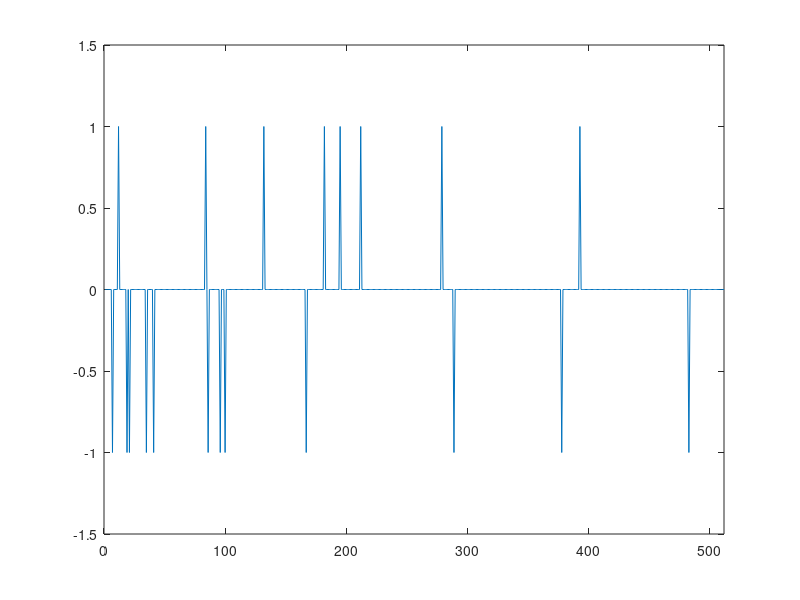

MATLAB code for this plot: (Note: this script raises an error after producing the figure.)
%goal: to create a spike train signal which only has -1 and 1 magnitudes 
%the signal will hvae k nonzero values out of n values 

addpath('spot-1.2\spot-1.2')  
%savepath spot-1.2\spot-1.2

addpath('\new')  
%savepath l1e1_pd


m = 120; 
n = 512; %creating a random permutation of integrers 1 to n; the first k of these will be the indicies of the signal's nonzero values 
k = 20; % k nonzero values our of n values 

p = randperm(n);

x0 = zeros(n,1); % initialize as the column vectore of n zeros 
%set the designated nonzero values to be randomly 1 or -1 
x0(p(1:k)) = sign(randn(k, 1))

%plot the resulting signal - Part a - creating a spare vector of 512 random
%sensory values
figure(1); 
plot(1:n, x0); 
axis([0 512 -1.5 1.5])


%%%% - uncomment after this
m = 120;
%we sample the signal using matrix A

A = opGaussian(m, n)
%inputData = rand(120, 512)
%A = random('normal', 0, 1, size(inputData))
%A = Gaussian(120, 512)
%rows: 120; 
%complex: no; 
%cols: 512
%type is gaussin

%new vector b has m entries 
% we add some random noise 
b = A*x0 + 0.005 * randn(m,1); 

figure(); 
plot(1: m,b)

xp = l1eq_pd(x0,A,[],b,1e-2);

figure(2)
plot(1:n, x0, 1:n, xp)
axis([0 550 -1.5 1.5]);
legend('truth', 'recovery')

R = corrcoef( x0 , xp ) %finding the correlation between the two 